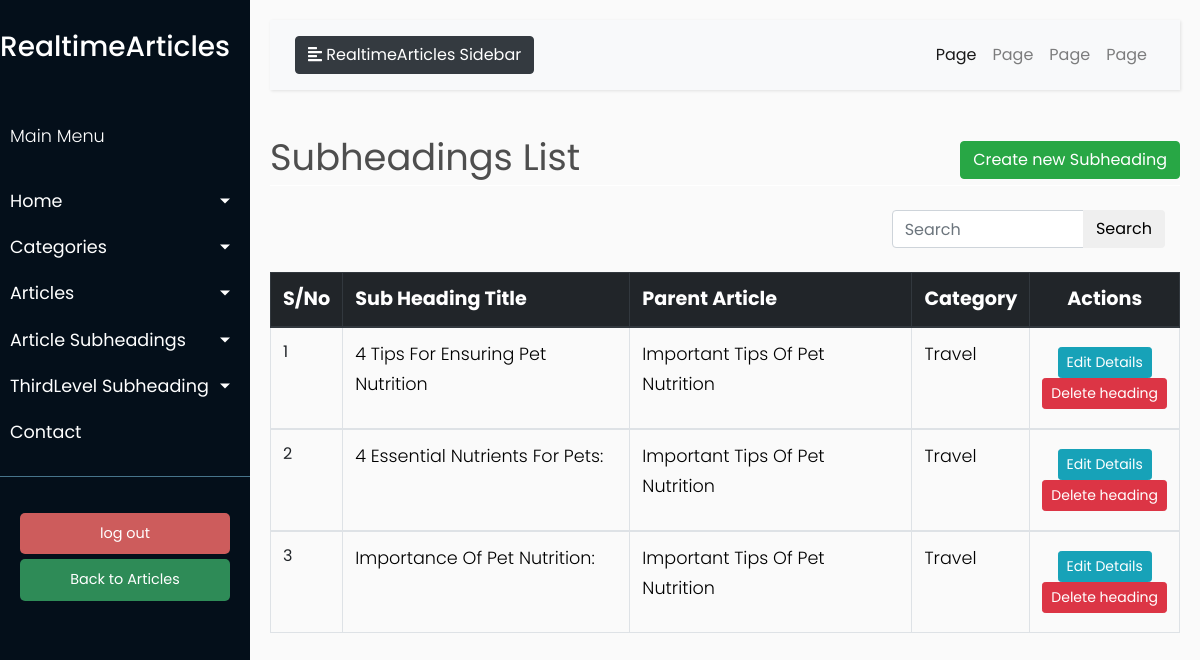
The app's page /subheading_list (signed in) with its own data.
### models/models.py (models this page shows, shortened)
class Subheading(db.Model):
    __tablename__ = 'subheading'
    id = db.Column(db.Integer, primary_key=True)
    sub_title = db.Column(db.String(100), nullable=True)
    sub_content = db.Column(db.Text, nullable=True)
    sub_image = db.Column(db.String(100))  # Path to subheading image
    article_id = db.Column(db.Integer, db.ForeignKey('article.id'), nullable=False)
    third_level_subheadings = db.relationship('ThirdLevelSubheading', backref='subheading', lazy=True)

class Article(db.Model):
    __tablename__ = 'article'
    id = db.Column(db.Integer, primary_key=True)
    main_title = db.Column(db.String(100), nullable=False)
    main_content = db.Column(db.Text, nullable=True)
    date_published = db.Column(db.DateTime, default=datetime.utcnow)
    author_id = db.Column(db.Integer, db.ForeignKey('user.id'), nullable=False)
    category_id = db.Column(db.Integer, db.ForeignKey('category.id'), nullable=False)
    main_image = db.Column(db.String(100), nullable=True)  # Path to main image
    subheadings = db.relationship('Subheading', backref='article', lazy=True)
    category = db.relationship('Category', backref='articles')

class Category(db.Model):
    __tablename__ = 'category'
    id = db.Column(db.Integer, primary_key=True)
    name = db.Column(db.String(50), unique=True, nullable=False)
    description = db.Column(db.Text)

### blueprints/article.py (the view)
@article.route('/subheading_list')
@login_required
def subheading_list():
    title = 'Subheadings List'
    subheadings = Subheading.query.join(Article).order_by(Subheading.id.desc()).all()
    return render_template('admin/subheading/subheading_list.html',
                           title=title, subheadings=subheadings)

### app.py (called while the page is built)
@login.user_loader
def load_user(user_id):
    return User.query.get(int(user_id))

### templates/admin/subheading/subheading_list.html (shortened to what this page needs)
{% extends "admin/base.html" %}
{% block content %}
    <div class="row" style="color: #4e4e4e; font-style: bold; font-size: 2.3rem; ">
        <div class="col-md-8">{{ title }}</div>
        <div class="col-md-4">
            <div class="float-md-right">
                <a class="btn btn-success" href="{{ url_for('article.create_subheading') }}">Create new Subheading</a>
            </div>
        </div>
    </div>
    <div style="border-bottom: 1px solid white;"></div>
    <br>
    <table class="table table-css table-bordered table-hover">
        <div class="container">
            <div class="row justify-content-end">
                <div class="col-md-4">
                    <form method="get" class="search-form">
                        <div class="input-group">
                            <input type="text" class="form-control" placeholder="Search" aria-label="Search"
                                   aria-describedby="button-addon2">
                            <div class="input-group-append">
                                <button class="btn btn-pink" type="submit" id="button-addon2">Search</button>
                            </div>
                        </div>
                    </form>
                </div>
            </div>
        </div>
        <br>
        <thead class="thead-dark align-middle">
        <tr style="background-color: #343a40; font-size: 1.2rem; color: white; text-transform: capitalize; height: 40px">
            <th width="3%">S/No</th>
            <th width="40%">Sub heading title</th>
            <th width="40%">Parent Article</th>
            <th width="8%">category</th>
            <th style="text-align: center">Actions</th>
        </tr>
        </thead>
        {% if subheadings %}
            {% for subheading in subheadings %}
                <tbody>
                <tr>
                    <td>{{ loop.index }}</td>
                    <td>
                        <p style="text-transform: capitalize; color:black">{{ subheading.sub_title }} </p>
                    </td>
                    <td>
                        <p style="text-transform: capitalize; color:black">{{ subheading.article.main_title }} </p>
                    </td>
                    <td>
                        <p style="text-transform: capitalize; color:black">{{ subheading.article.category.name }} </p>
                    </td>
                    <td class="align-middle  text-center">
                        <div class="d-inline-block align-middle">
                            <a href="{{ url_for('article.update_subheading', id = subheading.id) }}" class="btn btn-info btn-sm">Edit
                                Details</a>
                            <a href="{{ url_for('article.delete_subheading', id = subheading.id) }}" class="btn btn-danger btn-sm"> Delete heading</a>
                        </div>
                    </td>
                </tr>
                </tbody>
            {% endfor %}
        {% endif %}
    </table>
{% endblock content %}

### static/css/admin_css/style.css (style rules this page uses)
body { font-family: 'Poppins', sans-serif; background: #fafafa; }
p { font-family: 'Poppins', sans-serif; font-size: 1.1em; font-weight: 300; line-height: 1.7em; color: #999; }
a, a:hover, a:focus { color: inherit; text-decoration: none; transition: all 0.3s; }

### records on screen
Subheading: sub_title "4 Tips For Ensuring Pet Nutrition", article.main_title "Important Tips Of Pet Nutrition", article.category.name "Travel"
Subheading: sub_title "4 Essential Nutrients For Pets:", article.main_title "Important Tips Of Pet Nutrition", article.category.name "Travel"
Subheading: sub_title "Importance Of Pet Nutrition:", article.main_title "Important Tips Of Pet Nutrition", article.category.name "Travel"

### other values on screen
{{ title }} "Subheadings List"
